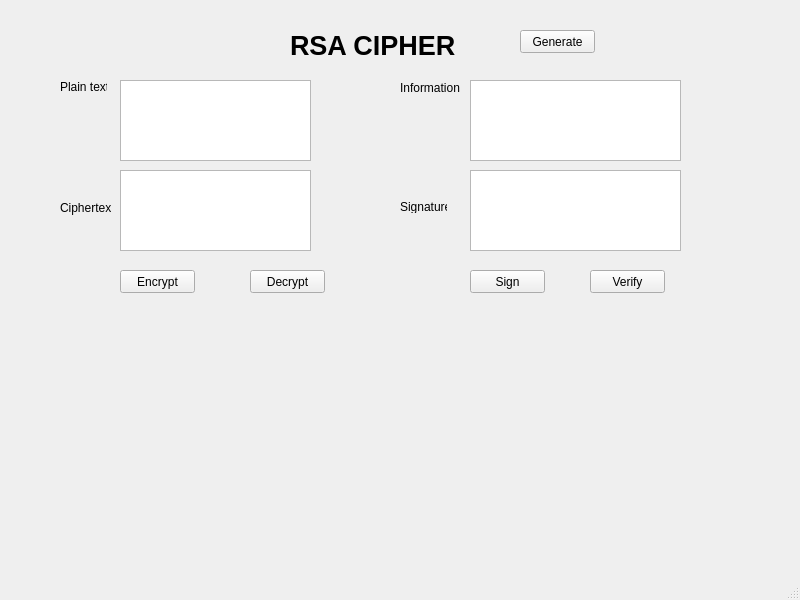
<?xml version="1.0" encoding="UTF-8"?>
<ui version="4.0">
 <class>MainWindow</class>
 <widget class="QMainWindow" name="MainWindow">
  <property name="geometry">
   <rect>
    <x>0</x>
    <y>0</y>
    <width>800</width>
    <height>600</height>
   </rect>
  </property>
  <property name="windowTitle">
   <string>MainWindow</string>
  </property>
  <widget class="QWidget" name="centralwidget">
   <widget class="QLabel" name="label">
    <property name="geometry">
     <rect>
      <x>290</x>
      <y>20</y>
      <width>241</width>
      <height>51</height>
     </rect>
    </property>
    <property name="font">
     <font>
      <pointsize>20</pointsize>
      <weight>75</weight>
      <bold>true</bold>
     </font>
    </property>
    <property name="text">
     <string>RSA CIPHER</string>
    </property>
   </widget>
   <widget class="QLabel" name="label_2">
    <property name="geometry">
     <rect>
      <x>60</x>
      <y>80</y>
      <width>47</width>
      <height>13</height>
     </rect>
    </property>
    <property name="text">
     <string>Plain text</string>
    </property>
   </widget>
   <widget class="QLabel" name="label_3">
    <property name="geometry">
     <rect>
      <x>60</x>
      <y>200</y>
      <width>51</width>
      <height>16</height>
     </rect>
    </property>
    <property name="text">
     <string>Ciphertext</string>
    </property>
   </widget>
   <widget class="QLabel" name="label_4">
    <property name="geometry">
     <rect>
      <x>400</x>
      <y>80</y>
      <width>61</width>
      <height>16</height>
     </rect>
    </property>
    <property name="text">
     <string>Information</string>
    </property>
   </widget>
   <widget class="QLabel" name="label_5">
    <property name="geometry">
     <rect>
      <x>400</x>
      <y>200</y>
      <width>47</width>
      <height>13</height>
     </rect>
    </property>
    <property name="text">
     <string>Signature</string>
    </property>
   </widget>
   <widget class="QPushButton" name="pushButton">
    <property name="geometry">
     <rect>
      <x>520</x>
      <y>30</y>
      <width>75</width>
      <height>23</height>
     </rect>
    </property>
    <property name="text">
     <string>Generate</string>
    </property>
   </widget>
   <widget class="QPushButton" name="pushButton_2">
    <property name="geometry">
     <rect>
      <x>120</x>
      <y>270</y>
      <width>75</width>
      <height>23</height>
     </rect>
    </property>
    <property name="text">
     <string>Encrypt</string>
    </property>
   </widget>
   <widget class="QPushButton" name="pushButton_3">
    <property name="geometry">
     <rect>
      <x>250</x>
      <y>270</y>
      <width>75</width>
      <height>23</height>
     </rect>
    </property>
    <property name="text">
     <string>Decrypt</string>
    </property>
   </widget>
   <widget class="QPushButton" name="pushButton_4">
    <property name="geometry">
     <rect>
      <x>470</x>
      <y>270</y>
      <width>75</width>
      <height>23</height>
     </rect>
    </property>
    <property name="text">
     <string>Sign</string>
    </property>
   </widget>
   <widget class="QPushButton" name="pushButton_5">
    <property name="geometry">
     <rect>
      <x>590</x>
      <y>270</y>
      <width>75</width>
      <height>23</height>
     </rect>
    </property>
    <property name="text">
     <string>Verify</string>
    </property>
   </widget>
   <widget class="QTextEdit" name="textEdit">
    <property name="geometry">
     <rect>
      <x>120</x>
      <y>80</y>
      <width>191</width>
      <height>81</height>
     </rect>
    </property>
   </widget>
   <widget class="QTextEdit" name="textEdit_2">
    <property name="geometry">
     <rect>
      <x>120</x>
      <y>170</y>
      <width>191</width>
      <height>81</height>
     </rect>
    </property>
   </widget>
   <widget class="QTextEdit" name="textEdit_3">
    <property name="geometry">
     <rect>
      <x>470</x>
      <y>80</y>
      <width>211</width>
      <height>81</height>
     </rect>
    </property>
   </widget>
   <widget class="QTextEdit" name="textEdit_4">
    <property name="geometry">
     <rect>
      <x>470</x>
      <y>170</y>
      <width>211</width>
      <height>81</height>
     </rect>
    </property>
   </widget>
  </widget>
  <widget class="QMenuBar" name="menubar">
   <property name="geometry">
    <rect>
     <x>0</x>
     <y>0</y>
     <width>800</width>
     <height>21</height>
    </rect>
   </property>
  </widget>
  <widget class="QStatusBar" name="statusbar"/>
 </widget>
 <resources/>
 <connections/>
</ui>
